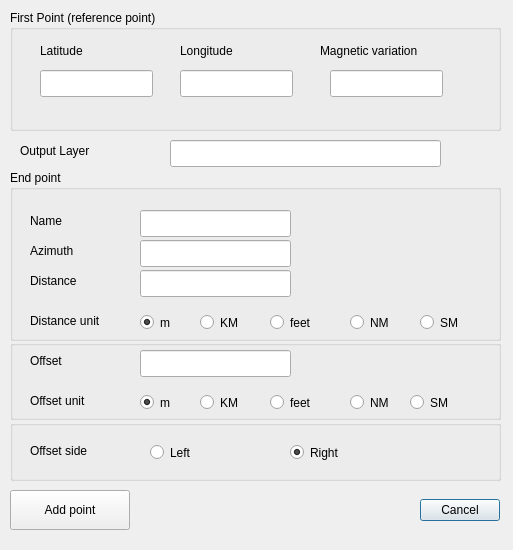
<?xml version="1.0" encoding="UTF-8"?>
<ui version="4.0">
 <class>qgsAzmDistOffset2LatLonDialogBase</class>
 <widget class="QDialog" name="qgsAzmDistOffset2LatLonDialogBase">
  <property name="geometry">
   <rect>
    <x>0</x>
    <y>0</y>
    <width>513</width>
    <height>550</height>
   </rect>
  </property>
  <property name="windowTitle">
   <string>AzmDistOffset2LatLon</string>
  </property>
  <widget class="QDialogButtonBox" name="button_box">
   <property name="geometry">
    <rect>
     <x>380</x>
     <y>490</y>
     <width>120</width>
     <height>40</height>
    </rect>
   </property>
   <property name="orientation">
    <enum>Qt::Horizontal</enum>
   </property>
   <property name="standardButtons">
    <set>QDialogButtonBox::Cancel</set>
   </property>
  </widget>
  <widget class="QGroupBox" name="gbRefPoint">
   <property name="geometry">
    <rect>
     <x>10</x>
     <y>10</y>
     <width>491</width>
     <height>121</height>
    </rect>
   </property>
   <property name="title">
    <string>First Point (reference point)</string>
   </property>
   <widget class="QLineEdit" name="leRefLat">
    <property name="geometry">
     <rect>
      <x>30</x>
      <y>60</y>
      <width>113</width>
      <height>27</height>
     </rect>
    </property>
   </widget>
   <widget class="QLineEdit" name="leRefLon">
    <property name="geometry">
     <rect>
      <x>170</x>
      <y>60</y>
      <width>113</width>
      <height>27</height>
     </rect>
    </property>
   </widget>
   <widget class="QLineEdit" name="leRefMagVar">
    <property name="geometry">
     <rect>
      <x>320</x>
      <y>60</y>
      <width>113</width>
      <height>27</height>
     </rect>
    </property>
   </widget>
   <widget class="QLabel" name="lbRefLat">
    <property name="geometry">
     <rect>
      <x>30</x>
      <y>30</y>
      <width>111</width>
      <height>21</height>
     </rect>
    </property>
    <property name="text">
     <string>Latitude</string>
    </property>
   </widget>
   <widget class="QLabel" name="llbRefLon">
    <property name="geometry">
     <rect>
      <x>170</x>
      <y>30</y>
      <width>111</width>
      <height>21</height>
     </rect>
    </property>
    <property name="text">
     <string>Longitude</string>
    </property>
   </widget>
   <widget class="QLabel" name="lbRefMagVar">
    <property name="geometry">
     <rect>
      <x>310</x>
      <y>30</y>
      <width>151</width>
      <height>21</height>
     </rect>
    </property>
    <property name="text">
     <string>Magnetic variation</string>
    </property>
   </widget>
  </widget>
  <widget class="QLineEdit" name="leLyrOut">
   <property name="geometry">
    <rect>
     <x>170</x>
     <y>140</y>
     <width>271</width>
     <height>27</height>
    </rect>
   </property>
  </widget>
  <widget class="QLabel" name="lbOutLayer">
   <property name="geometry">
    <rect>
     <x>20</x>
     <y>140</y>
     <width>111</width>
     <height>21</height>
    </rect>
   </property>
   <property name="text">
    <string>Output Layer</string>
   </property>
  </widget>
  <widget class="QGroupBox" name="gbSecondPoint">
   <property name="geometry">
    <rect>
     <x>10</x>
     <y>170</y>
     <width>491</width>
     <height>171</height>
    </rect>
   </property>
   <property name="title">
    <string>End point</string>
   </property>
   <widget class="QLabel" name="lbEndPointName">
    <property name="geometry">
     <rect>
      <x>20</x>
      <y>40</y>
      <width>70</width>
      <height>21</height>
     </rect>
    </property>
    <property name="text">
     <string>Name</string>
    </property>
   </widget>
   <widget class="QLabel" name="lbEndPointAzm">
    <property name="geometry">
     <rect>
      <x>20</x>
      <y>70</y>
      <width>70</width>
      <height>21</height>
     </rect>
    </property>
    <property name="text">
     <string>Azimuth</string>
    </property>
   </widget>
   <widget class="QLabel" name="lbEndPointDist">
    <property name="geometry">
     <rect>
      <x>20</x>
      <y>100</y>
      <width>101</width>
      <height>21</height>
     </rect>
    </property>
    <property name="text">
     <string>Distance</string>
    </property>
   </widget>
   <widget class="QLineEdit" name="leEndPointName">
    <property name="geometry">
     <rect>
      <x>130</x>
      <y>40</y>
      <width>151</width>
      <height>27</height>
     </rect>
    </property>
   </widget>
   <widget class="QLineEdit" name="leEndPointAzm">
    <property name="geometry">
     <rect>
      <x>130</x>
      <y>70</y>
      <width>151</width>
      <height>27</height>
     </rect>
    </property>
   </widget>
   <widget class="QLineEdit" name="leEndPointDist">
    <property name="geometry">
     <rect>
      <x>130</x>
      <y>100</y>
      <width>151</width>
      <height>27</height>
     </rect>
    </property>
   </widget>
   <widget class="QRadioButton" name="rbDistM">
    <property name="geometry">
     <rect>
      <x>130</x>
      <y>140</y>
      <width>51</width>
      <height>25</height>
     </rect>
    </property>
    <property name="text">
     <string>m</string>
    </property>
    <property name="checked">
     <bool>true</bool>
    </property>
   </widget>
   <widget class="QRadioButton" name="rbDistKM">
    <property name="geometry">
     <rect>
      <x>190</x>
      <y>140</y>
      <width>61</width>
      <height>25</height>
     </rect>
    </property>
    <property name="text">
     <string>KM</string>
    </property>
   </widget>
   <widget class="QRadioButton" name="rbDistFeet">
    <property name="geometry">
     <rect>
      <x>260</x>
      <y>140</y>
      <width>71</width>
      <height>25</height>
     </rect>
    </property>
    <property name="text">
     <string>feet</string>
    </property>
   </widget>
   <widget class="QRadioButton" name="rbDistNM">
    <property name="geometry">
     <rect>
      <x>340</x>
      <y>140</y>
      <width>61</width>
      <height>25</height>
     </rect>
    </property>
    <property name="text">
     <string>NM</string>
    </property>
   </widget>
   <widget class="QRadioButton" name="rbDistSM">
    <property name="geometry">
     <rect>
      <x>410</x>
      <y>140</y>
      <width>51</width>
      <height>25</height>
     </rect>
    </property>
    <property name="text">
     <string>SM</string>
    </property>
   </widget>
   <widget class="QLabel" name="label_3">
    <property name="geometry">
     <rect>
      <x>20</x>
      <y>140</y>
      <width>111</width>
      <height>21</height>
     </rect>
    </property>
    <property name="text">
     <string>Distance unit</string>
    </property>
   </widget>
  </widget>
  <widget class="QPushButton" name="pbAddPoint">
   <property name="geometry">
    <rect>
     <x>10</x>
     <y>490</y>
     <width>120</width>
     <height>40</height>
    </rect>
   </property>
   <property name="text">
    <string>Add point</string>
   </property>
  </widget>
  <widget class="QGroupBox" name="groupBox">
   <property name="geometry">
    <rect>
     <x>10</x>
     <y>340</y>
     <width>491</width>
     <height>80</height>
    </rect>
   </property>
   <property name="title">
    <string/>
   </property>
   <widget class="QLineEdit" name="leEndPointOffset">
    <property name="geometry">
     <rect>
      <x>130</x>
      <y>10</y>
      <width>151</width>
      <height>27</height>
     </rect>
    </property>
   </widget>
   <widget class="QLabel" name="label">
    <property name="geometry">
     <rect>
      <x>20</x>
      <y>10</y>
      <width>70</width>
      <height>21</height>
     </rect>
    </property>
    <property name="text">
     <string>Offset</string>
    </property>
   </widget>
   <widget class="QRadioButton" name="rbOffsetM">
    <property name="geometry">
     <rect>
      <x>130</x>
      <y>50</y>
      <width>51</width>
      <height>25</height>
     </rect>
    </property>
    <property name="text">
     <string>m</string>
    </property>
    <property name="checked">
     <bool>true</bool>
    </property>
   </widget>
   <widget class="QRadioButton" name="rbOffsetKM">
    <property name="geometry">
     <rect>
      <x>190</x>
      <y>50</y>
      <width>61</width>
      <height>25</height>
     </rect>
    </property>
    <property name="text">
     <string>KM</string>
    </property>
   </widget>
   <widget class="QRadioButton" name="rbOffsetFeet">
    <property name="geometry">
     <rect>
      <x>260</x>
      <y>50</y>
      <width>71</width>
      <height>25</height>
     </rect>
    </property>
    <property name="text">
     <string>feet</string>
    </property>
   </widget>
   <widget class="QRadioButton" name="rbOffsetNM">
    <property name="geometry">
     <rect>
      <x>340</x>
      <y>50</y>
      <width>61</width>
      <height>25</height>
     </rect>
    </property>
    <property name="text">
     <string>NM</string>
    </property>
   </widget>
   <widget class="QRadioButton" name="rbOffsetSM">
    <property name="geometry">
     <rect>
      <x>400</x>
      <y>50</y>
      <width>61</width>
      <height>25</height>
     </rect>
    </property>
    <property name="text">
     <string>SM</string>
    </property>
   </widget>
   <widget class="QLabel" name="label_4">
    <property name="geometry">
     <rect>
      <x>20</x>
      <y>50</y>
      <width>101</width>
      <height>21</height>
     </rect>
    </property>
    <property name="text">
     <string>Offset unit</string>
    </property>
   </widget>
  </widget>
  <widget class="QGroupBox" name="groupBox_2">
   <property name="geometry">
    <rect>
     <x>10</x>
     <y>420</y>
     <width>491</width>
     <height>61</height>
    </rect>
   </property>
   <property name="title">
    <string/>
   </property>
   <widget class="QLabel" name="label_2">
    <property name="geometry">
     <rect>
      <x>20</x>
      <y>20</y>
      <width>101</width>
      <height>21</height>
     </rect>
    </property>
    <property name="text">
     <string>Offset side</string>
    </property>
   </widget>
   <widget class="QRadioButton" name="rbSideRight">
    <property name="enabled">
     <bool>true</bool>
    </property>
    <property name="geometry">
     <rect>
      <x>280</x>
      <y>20</y>
      <width>124</width>
      <height>25</height>
     </rect>
    </property>
    <property name="text">
     <string>Right</string>
    </property>
    <property name="checked">
     <bool>true</bool>
    </property>
   </widget>
   <widget class="QRadioButton" name="rbSideLeft">
    <property name="geometry">
     <rect>
      <x>140</x>
      <y>20</y>
      <width>124</width>
      <height>25</height>
     </rect>
    </property>
    <property name="text">
     <string>Left</string>
    </property>
   </widget>
  </widget>
 </widget>
 <resources/>
 <connections>
  <connection>
   <sender>button_box</sender>
   <signal>accepted()</signal>
   <receiver>qgsAzmDistOffset2LatLonDialogBase</receiver>
   <slot>accept()</slot>
   <hints>
    <hint type="sourcelabel">
     <x>20</x>
     <y>20</y>
    </hint>
    <hint type="destinationlabel">
     <x>20</x>
     <y>20</y>
    </hint>
   </hints>
  </connection>
  <connection>
   <sender>button_box</sender>
   <signal>rejected()</signal>
   <receiver>qgsAzmDistOffset2LatLonDialogBase</receiver>
   <slot>reject()</slot>
   <hints>
    <hint type="sourcelabel">
     <x>20</x>
     <y>20</y>
    </hint>
    <hint type="destinationlabel">
     <x>20</x>
     <y>20</y>
    </hint>
   </hints>
  </connection>
 </connections>
</ui>
